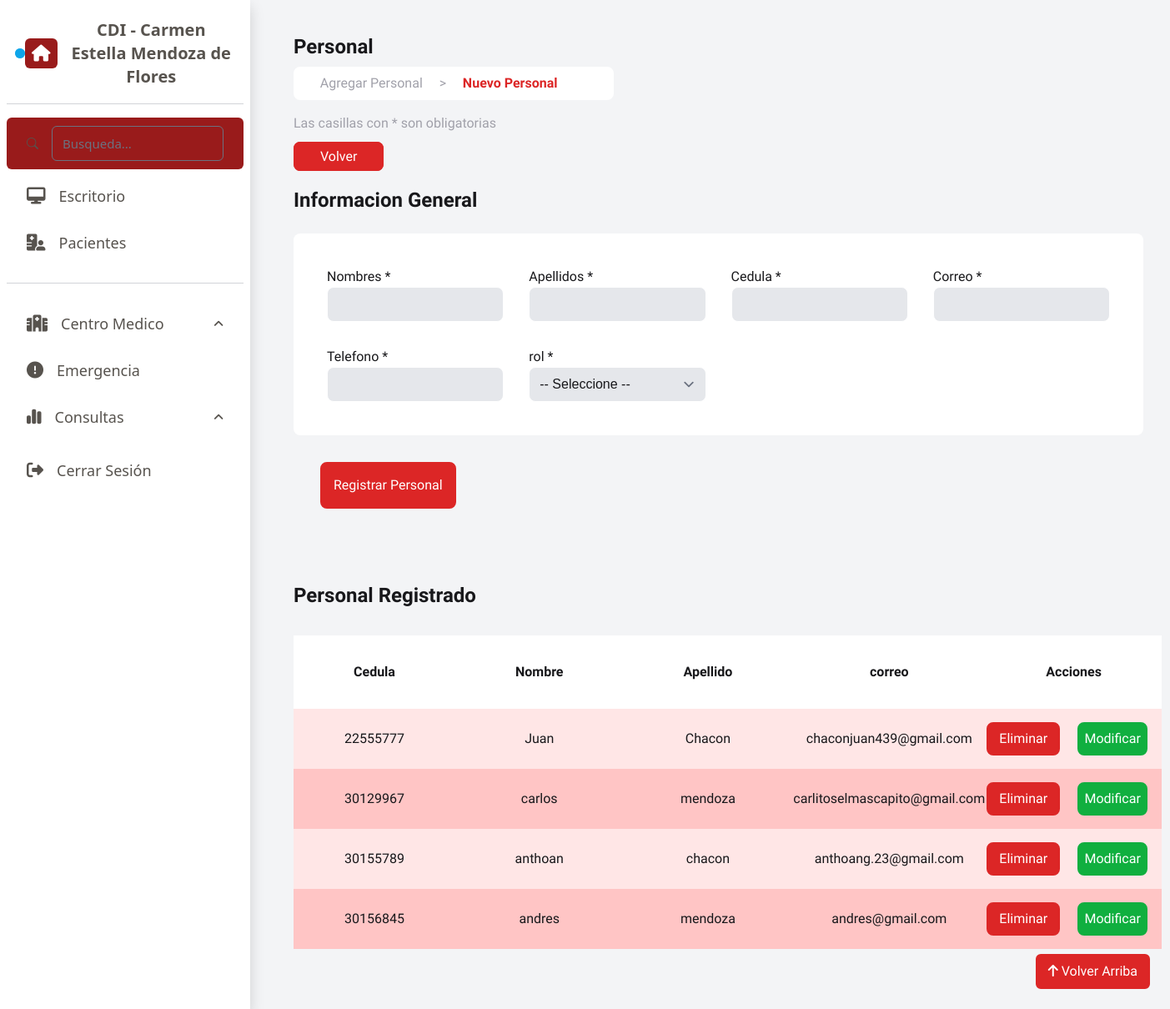
The page /vista/personal.php on the database its author committed.
### tables this page shows
CREATE TABLE `personal` (
  `cedula` int NOT NULL,
  `nombre` varchar(45) DEFAULT NULL,
  `apellido` varchar(45) DEFAULT NULL,
  `correo` varchar(45) DEFAULT NULL,
  `telefono` int DEFAULT NULL,
  `rol` varchar(45) DEFAULT NULL,
  PRIMARY KEY (`cedula`)
);

### vista/personal.php (the view, shortened to what this page needs)
<?php
    $db = conectarBD();
    $query = "SELECT * FROM personal";
    $resultadoConsulta = mysqli_query($db, $query);
    $cedula = '';
    $nombre = '';
    $apellido = '';
    $correo = '';
    $telefono = '';
    require 'comunes/librerias.php';
    require 'comunes/head.php';
?>
<body class="form-personal bg-gray-100" style="margin: 2rem 2rem 0 22rem;">
    <section class="contenedor text-zinc-900">
        <h1 class="text-2xl py-2">Personal</h1>
        <p class="text-zinc-400 bg-white border-8 rounded-lg border-white w-96">&nbsp; &nbsp; &nbsp; Agregar Personal &nbsp; &nbsp; > &nbsp; &nbsp;<span class="text-red-600 font-bold">   Nuevo Personal</span></p>
        <p class="text-zinc-400 py-2 my-2">Las casillas con * son obligatorias</p>
        <a href="?pagina=inicio" class="boton px-4 cursor-pointer" style="margin-top: 200px;">Volver</a>
        <h1 class="text-2xl py-4">Informacion General</h1>
        <form action="?pagina=personal"  method="POST"  enctype="multipart/form-data">
            <fieldset class="formulario bg-white p-10 rounded-lg">
                <div>
                    <label for="">Nombres *</label>
                    <br>
                    <input type="text" class="bg-gray-200 rounded-lg border-white" name="nombre" id="nombre" value="<?php $nombre ?>">
                </div>
                <div>
                    <label for="">Apellidos *</label>
                    <br>
                    <input type="text" class="bg-gray-200 rounded-lg border-white" name="apellido" id="apellido" value="<?php $apellido ?>">
                </div>
                <div>
                    <label for="">Cedula *</label>
                    <br>
                    <input type="number" class="bg-gray-200 rounded-lg border-white" name="cedula" id="cedula" value="<?php $cedula ?>">
                </div>
                <div>
                    <label for="">Correo *</label>
                    <br>
                    <input type="text" class="bg-gray-200 rounded-lg border-white" name="correo" id="correo" value="<?php $correo ?>">
                </div>
                <div>
                    <label for="">Telefono *</label>
                    <br>
                    <input type="tel" class="bg-gray-200 rounded-lg border-white" name="telefono" id="telefono" value="<?php $telefono ?>">
                </div>
                <div>
                    <label for="">rol *</label>
                    <br>
                    <select name="rol" id="rol" class="bg-gray-200 rounded-lg border-white" style="font-family: 'Arial';">
                        <option value="">-- Seleccione --</option>
                    </select>
                </div>
            </fieldset>
            <button type="submit" class="boton btn btn-primary m-8 p-2" data-bs-toggle="modal" data-bs-target="#staticBackdrop">
                Registrar Personal
            </button>
        </form>
        <div class="fixed-bottom d-flex justify-content-end m-4" id="scroll-to-top">
            <a href="#top" class="btn btn-primary" style="background-color: rgb(220 38 38); border: solid rgb(220 38 38);">
                <i class="fas fa-arrow-up"></i>
                <span>Volver Arriba</span>
            </a>
        </div>
    </section>
    <section class="contenedor text-zinc-900" style="padding: 2rem 0 4rem 0;">
        <h1 class="text-2xl py-6">Personal Registrado</h1>
        <table class="my-2 w-full">
            <thead>
                <tr>
                    <th>Cedula</th>
                    <th>Nombre</th>
                    <th>Apellido</th>
                    <th>correo</th>
                    <th>Acciones</th>
                </tr>
            </thead>
            <tbody>
                <?php while($personal = mysqli_fetch_assoc($resultadoConsulta)): ?>
                <tr>
                    <td class="py-4"> <?php echo $personal['cedula']; ?> </td>
                    <td> <?php echo $personal['nombre']; ?> </td>
                    <td> <?php echo $personal['apellido']; ?></td>
                    <td> <?php echo $personal['correo']; ?></td>
                    <td>
                        <form action="" method="POST" class="" style="display: flex; justify-content: space-between;">
                            <input type="submit" class="" value="Eliminar" style=" background-color: rgb(220 38 38);
                            border-radius: 0.5rem; border: 0.5rem solid rgb(220 38 38); color: white; width: 5.5rem;">
                            <a href="?pagina=modificarpersonal&cedula=<?php echo $personal['cedula']; ?>" style="font-family: 'Sora'; background-color: rgb(16, 175, 63);
                            border-radius: 0.5rem; border: 0.5rem solid rgb(16, 175, 63); color: white; margin: 0rem 1rem;">Modificar</a>
                        </form>
                    </td>
                </tr>
                <?php endwhile; ?>
            </tbody>
        </table>
    </section>
</body>

### comunes/librerias.php (shortened to what this page needs)
<!DOCTYPE html>
<html lang="en">
<head>
    <script src="https://cdn.tailwindcss.com?plugins=forms,typography,aspect-ratio,line-clamp,container-queries"></script>
    <link href="https://cdn.jsdelivr.net/npm/bootstrap@5.3.3/dist/css/bootstrap.min.css" rel="stylesheet">
    <link rel="stylesheet" href="https://cdnjs.cloudflare.com/ajax/libs/font-awesome/6.5.2/css/all.min.css" />
    <link rel="stylesheet" href="css/style.css">
    <link rel="stylesheet" href="https://cdn.jsdelivr.net/npm/bootstrap-icons@1.7.2/font/bootstrap-icons.css">
</head>

### comunes/head.php (shortened to what this page needs)
<header>
        <span class="absolute text-white text-4xl top-5 left-4 cursor-pointer" onclick="Openbar()">
        </span>
        <div class="sidebar fixed top-0 bottom-0 lg:left-0 left-[-300px] duration-1000
            p-2 w-[300px] overflow-y-auto text-center bg-white shadow h-screen">
            <div class="text-stone-600 text-xl">
            <div class="p-2.5 mt-1 flex items-center rounded-md ">
                <span class="relative flex h-3 w-3">
                    <span class="relative inline-flex rounded-full h-3 w-3 bg-sky-500"></span>
                </span>
                <a href="?pagina=inicio"><i class="fa-solid fa-house px-2 py-2 bg-red-800 rounded-md text-white hover:text-white"></i></a>
                <a href="?pagina=inicio" class="text-[15px]  ml-3 text-xl text-stone-600 font-bold cursor-pointer text-stone-500 hover:text-stone-800">CDI - Carmen Estella Mendoza de Flores</a>
            </div>
            <hr class="my-2 text-gray-600">
            <div>
                <div class="p-2.5 mt-3 flex items-center rounded-md px-4 duration-300 cursor-pointer bg-red-800">
                <i class="bi bi-search text-sm hover:text-white"></i>
                <input class="text-[15px] ml-4 w-full bg-transparent focus:outline-none rounded-md" placeholder="Busqueda..." />
                </div>
                <div class="p-2.5 mt-2 flex items-center rounded-md px-4 duration-300 cursor-pointer hover:bg-red-800 hover:text-white text-stone-600">
                    <i class="fa-solid fa-desktop hover:text-white"></i>
                    <a href="?pagina=inicio"><span class="text-[15px] ml-4 text-lg hover:text-white">Escritorio</span></a>
                </div>
                <div class="p-2.5 mt-2 flex items-center rounded-md px-4 duration-300 cursor-pointer hover:bg-red-800 hover:text-white text-stone-600">
                    <i class="fa-solid fa-hospital-user"></i>
                <a href="?pagina=pacientes"><span class="text-[15px] ml-4 text-lg hover:text-white">Pacientes</span></a>
                </div>
                <hr class="my-4 text-gray-600">
                <div class="p-2.5 mt-2 flex items-center rounded-md px-4 duration-300 cursor-pointer hover:bg-red-800 hover:text-white">
                    <i class="fa-solid fa-hospital"></i>
                <div class="flex justify-between w-full items-center hover:text-white text-stone-600" onclick="dropDown1()">
                    <span class="text-[15px] ml-4 text-lg">Centro Medico</span>
                    <span class="text-sm rotate-180" id="arrow1">
                        <i class="fa-solid fa-angle-down"></i>
                    </span>
                </div>
                </div>
                <div class="p-2.5 mt-2 flex items-center rounded-md px-4 duration-300 cursor-pointer hover:text-white hover:bg-red-800 text-stone-600">
                    <i class="fa-solid fa-circle-exclamation hover:text-white"></i>
                    <a href="?pagina=emergencias" ><span class="text-[15px] ml-4 text-lg hover:text-white">Emergencia</span></a>
                </div>
                <div class="p-2.5 mt-2 flex items-center rounded-md px-4 duration-10000 cursor-pointer hover:text-white hover:bg-red-800 text-stone-600">
                    <i class="fa-solid fa-chart-simple hover:text-white"></i>
                    <div class="flex justify-between w-full items-center hover:text-white" onclick="dropDown2()">
                        <span class="text-[15px] ml-4 hover:text-white text-lg">Consultas</span>
                        <span class="text-sm rotate-180 hover:text-white" id="arrow2">
                            <i class="fa-solid fa-angle-down hover:text-white"></i>
                        </span>
                </div>
                </div>
                <div class="p-2.5 mt-3 flex items-center rounded-md px-4 duration-300 cursor-pointer hover:bg-red-800 hover:text-white text-stone-600">
                    <i class="fa-solid fa-right-from-bracket"></i>
                    <span class="text-[15px] ml-4 text-lg">Cerrar Sesión</span>
                </div>
                </div>
            </div>
        </div>
    </header>

### css/style.css (style rules this page uses)
.boton { font-family: 'Sora'; background-color: rgb(220 38 38); border-radius: 0.5rem; border: 0.5rem solid rgb(220 38 38); color: white; }
.contenedor { font-family: 'Sora'; }
.contenedor h1 { font-weight: 900; }
.formulario { display: grid; grid-template-columns: repeat(4, 1fr); gap: 30px; }
input, select { width: 100%; }
th { padding: 2rem 4.5rem; background-color: rgb(255, 255, 255); }
table tr:nth-child(odd) { background-color: rgb(255, 230, 230); text-align: center; }
table tr:nth-child(even) { background-color: rgb(255, 197, 197); text-align: center; }

### rows shown on the page
personal: cedula "22555777", nombre "Juan", apellido "Chacon", correo "chaconjuan439@gmail.com"
personal: cedula "30129967", nombre "carlos", apellido "mendoza", correo "carlitoselmascapito@gmail.com"
personal: cedula "30155789", nombre "anthoan", apellido "chacon", correo "anthoang.23@gmail.com"
personal: cedula "30156845", nombre "andres", apellido "mendoza", correo "andres@gmail.com"
